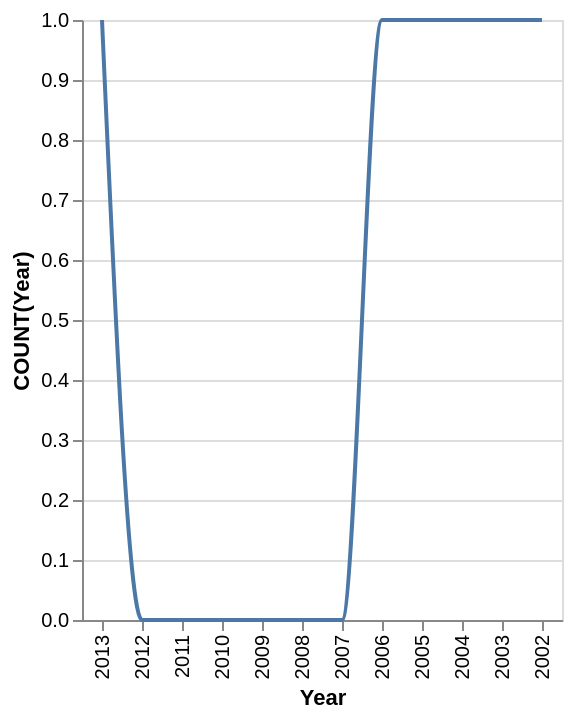

The Vega-Lite source for this figure:
### Vega-Lite specification from a JSON file in a GitHub repository (floating-point values rounded to 4 significant figures)
{"data": {"values": [{"x_data": "2013", "y_data": 1}, {"x_data": "2012", "y_data": 0}, {"x_data": "2011", "y_data": 0}, {"x_data": "2010", "y_data": 0}, {"x_data": "2009", "y_data": 0}, {"x_data": "2008", "y_data": 0}, {"x_data": "2007", "y_data": 0}, {"x_data": "2006", "y_data": 1}, {"x_data": "2005", "y_data": 1}, {"x_data": "2004", "y_data": 1}, {"x_data": "2003", "y_data": 1}, {"x_data": "2002", "y_data": 1}]}, "mark": {"type": "line", "interpolate": "monotone"}, "encoding": {"x": {"field": "x_data", "type": "nominal", "title": "Year", "sort": "descending"}, "y": {"field": "y_data", "type": "quantitative", "title": "COUNT(Year)"}}}
